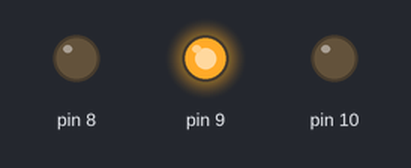
This sketch was run on a simulated Arduino Nano, built with avr-gcc and run on an emulated ATmega328P. On the bench: output pins drawn as LEDs (lit = HIGH).

Above: at 1.5 s.
At 7.7 s:
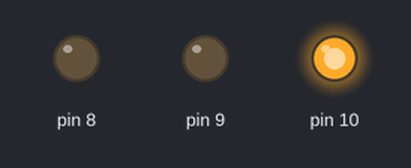
At 13.5 s:
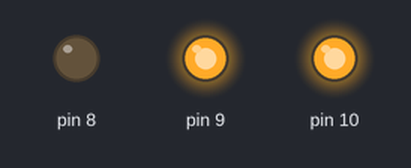
At 18.5 s:
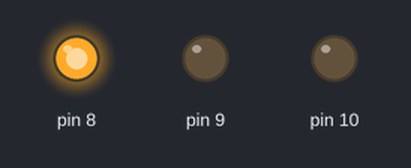
Timing chart, 0 to 29.3 s (numbered marks = the images above):
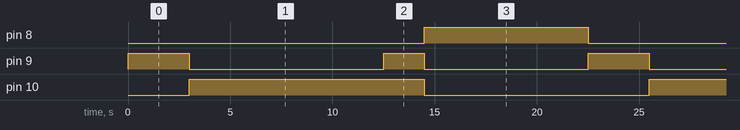

The sketch:

Traffic_Light_Code.ino
```cpp
void setup(){
    pinMode(10, OUTPUT);
    pinMode(9, OUTPUT);
    pinMode(8, OUTPUT);
}
void loop(){
    digitalWrite(8, LOW);
    digitalWrite(9, HIGH);
    delay(3000);

    digitalWrite(9, LOW);
    digitalWrite(10, HIGH);
    delay(9500);

    digitalWrite(9, HIGH);
    delay(2000);

    digitalWrite(9, LOW);
    digitalWrite(10, LOW);
    digitalWrite(8, HIGH);
    delay(8000);
}
```

Measured:
- by itself, pin 8: alternates HIGH for 8.0 s and LOW for 14.5 s
- by itself, pin 9: repeats every 22.5 s: LOW 9.5 s, HIGH 2.0 s, LOW 8.0 s, HIGH 3.0 s
- by itself, pin 10: alternates HIGH for 11.5 s and LOW for 11.0 s
